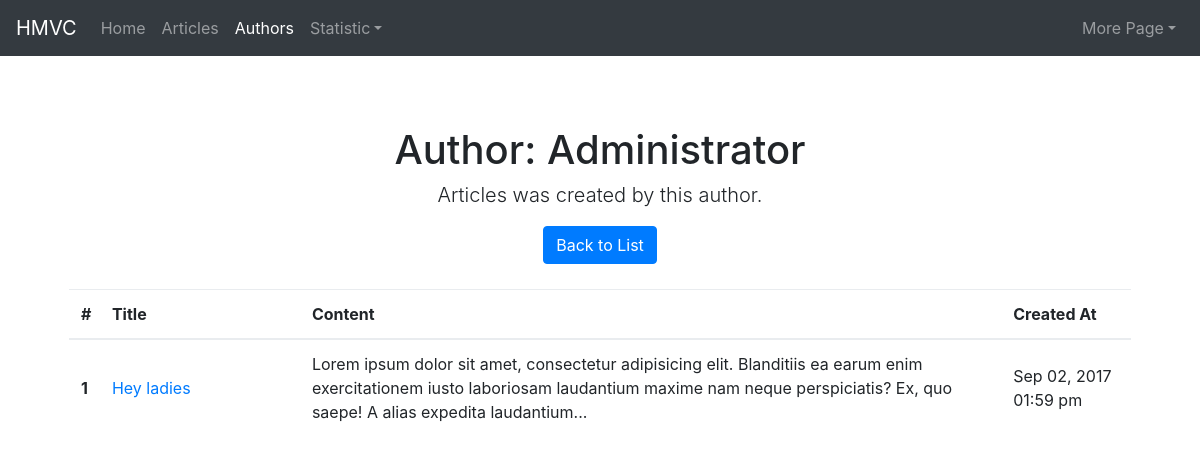
The app's page /author/article/admin with its own data.
### tables this page shows
CREATE TABLE `users` (
  `id` int(11) unsigned NOT NULL AUTO_INCREMENT,
  `name` varchar(50) NOT NULL,
  `username` varchar(50) NOT NULL,
  `email` varchar(50) NOT NULL,
  `password` varchar(200) NOT NULL,
  `status` enum('PENDING','ACTIVATED','SUSPENDED') NOT NULL DEFAULT 'PENDING',
  `created_at` timestamp NOT NULL DEFAULT CURRENT_TIMESTAMP,
  PRIMARY KEY (`id`),
  UNIQUE KEY `username` (`username`),
  UNIQUE KEY `email` (`email`)
);

CREATE TABLE `articles` (
  `id` int(11) unsigned NOT NULL AUTO_INCREMENT,
  `title` varchar(200) NOT NULL,
  `slug` varchar(500) NOT NULL,
  `content` text NOT NULL,
  `author_id` int(11) unsigned NOT NULL,
  `created_at` timestamp NOT NULL DEFAULT CURRENT_TIMESTAMP,
  PRIMARY KEY (`id`),
  UNIQUE KEY `slug` (`slug`),
  KEY `fk_article_author` (`author_id`),
  CONSTRAINT `fk_article_author` FOREIGN KEY (`author_id`) REFERENCES `users` (`id`)
);

### application/modules/author/controllers/Author.php (called while the page is built, shortened)
<?php
class Author extends MX_Controller
{
    public function article($username)
    {
        $this->load->model('Author_model', 'author');
        $this->load->model('article/Article_model', 'article');
        $author = $this->author->getAuthorByUsername($username);
        $articles = $this->article->getArticlesByAuthor($author['id']);
        $this->load->view('template/layout', [
            'title' => 'Detail Author',
            'page' => 'article',
            'author' => $author,
            'articles' => $articles
        ]);
    }
}

### index.php (called while the page is built, shortened)
<?php
require_once BASEPATH.'core/CodeIgniter.php';

### application/modules/author/models/Author_model.php (called while the page is built, shortened)
<?php
class Author_model extends CI_Model
{
    private function getAuthorBaseQuery()
    {
        return $this->db
            ->select([
                'users.*',
                'IFNULL(author_articles.total_article, 0) AS total_article'
            ])
            ->from('users')
            ->join('(
                    SELECT author_id, COUNT(id) AS total_article
                    FROM articles
                    GROUP BY author_id
                ) author_articles',
                'author_articles.author_id = users.id', 'left');
    }
    public function getAuthorByUsername($username)
    {
        return $this->getAuthorBaseQuery()
            ->where(['username' => $username])->get()
            ->row_array();
    }
}

### application/modules/article/models/Article_model.php (called while the page is built, shortened)
<?php
class Article_model extends CI_Model
{
    private function getArticleBaseQuery()
    {
        return $this->db
            ->select([
                'articles.*',
                'users.name AS author_name',
                'users.username AS author_username'
            ])
            ->from('articles')
            ->join('users', 'articles.author_id = users.id');
    }
    public function getArticlesByAuthor($authorId)
    {
        return $this->getArticleBaseQuery()
            ->where(['author_id' => $authorId])->get()
            ->result_array();
    }
}

### application/modules/author/views/article.php (the view, shortened to what this page needs)
<div class="text-center section-title">
    <h1>Author: <?= $author['name'] ?></h1>
    <p class="lead">
        Articles was created by this author.
    </p>
    <a href="<?= site_url('author') ?>" class="btn btn-primary">Back to List</a>
</div>
<table class="table table-hover table-responsive">
    <thead>
    <tr>
        <th style="max-width: 15px">#</th>
        <th style="min-width: 200px">Title</th>
        <th>Content</th>
        <th>Created At</th>
    </tr>
    </thead>
    <tbody>
    <?php $no = 1;
    foreach ($articles as $article): ?>
        <tr>
            <th><?= $no++ ?></th>
            <td>
                <a href="<?= site_url('article/view/' . $article['slug']) ?>">
                    <?= $article['title'] ?>
                </a>
            </td>
            <td><?= trim(substr(strip_tags($article['content']), 0, 200)) ?>...</td>
            <td><?= (new DateTime($article['created_at']))->format('M d, Y h:i a') ?></td>
        </tr>
    <?php endforeach; ?>
    </tbody>
</table>

### assets/app/css/style.css (style rules this page uses)
body { padding-top: 5rem; }
.section-title { margin-bottom: 25px; }
.table td, .table th { vertical-align: middle; }

### records on screen
users: name "Administrator"
articles: title "Hey ladies", content "Lorem ipsum dolor sit amet, consectetur adipisicing elit. Blanditiis ea earum enim exercitationem iusto laboriosam laudantium maxime nam neque perspiciatis? Ex, quo saepe! A alias expedita laudantium", created_at "Sep 02, 2017 01:59 pm"
